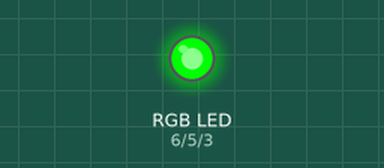
Recording of a sketch running on a simulated Arduino Uno, built with avr-gcc and run on an emulated ATmega328P. On the bench: an RGB LED mixed from three pins (HIGH = lit). Dim RGB values are drawn brighter than linear.

Above: at 0.05 s.
At 0.95 s:
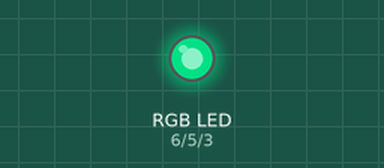
At 1.8 s:
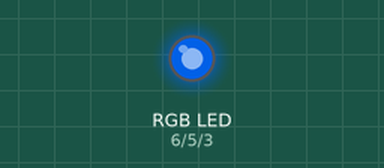
At 3.6 s:
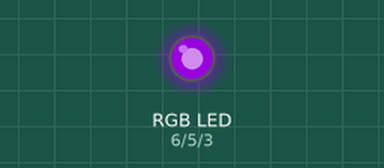
At 5.35 s:
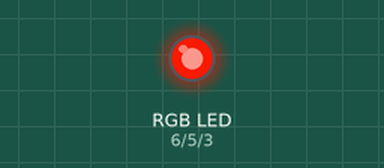
At 7.15 s:
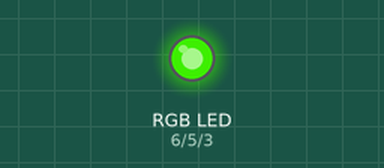
Timing chart, 0 to 10.0 s (numbered marks = the images above):
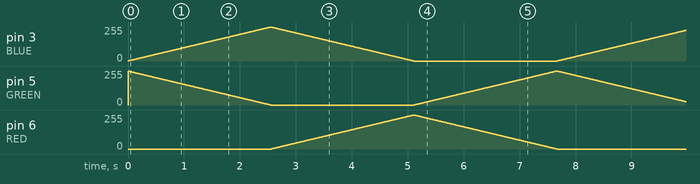

The sketch:

LEDLight.ino
```cpp
//Define Pins
#define BLUE 3
#define GREEN 5
#define RED 6
#define delayTime 10
void setup() {
  // put your setup code here, to run once:
  pinMode(RED,OUTPUT);
  pinMode(GREEN,OUTPUT);
  pinMode(BLUE,OUTPUT);
  digitalWrite(RED,HIGH);
  digitalWrite(GREEN,LOW);
  digitalWrite(BLUE,LOW);
}

int red;
int green;
int blue;
int phase = 0;
void loop() {
  // put your main code here, to run repeatedly:
  red = 0;
  green = 0;
  blue = 0;
  phase++;
  if (phase > 2){
    phase = 0;
  }
  if(phase == 0){
    red=255;
  }
  if (phase == 1){
    green = 255;
  }
  if (phase == 2){
    blue = 255;
  }
  for (int i=0;i<255;i++){
    if (phase == 0){
      red--;
      green++;
    }
    if (phase == 1){
      green--;
      blue++;
    }
     if (phase == 2){
      blue--;
      red++;
    }
    analogWrite(RED, red);
    analogWrite(GREEN,green);
    analogWrite(BLUE,blue);
    delay(delayTime);
  }

}
```
